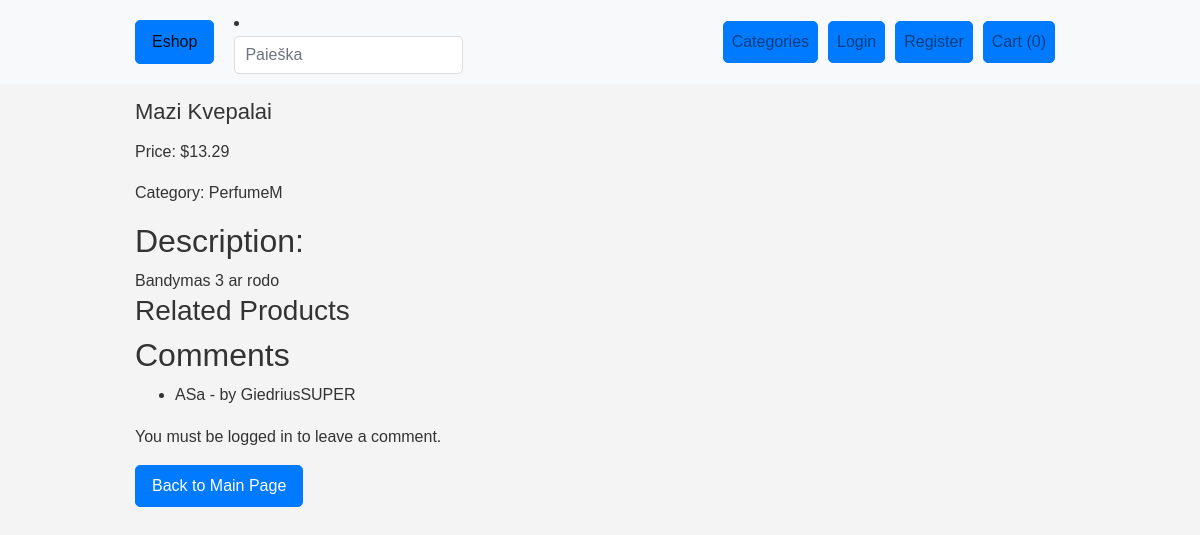
/product/8/, run on an earlier commit of the app's database.
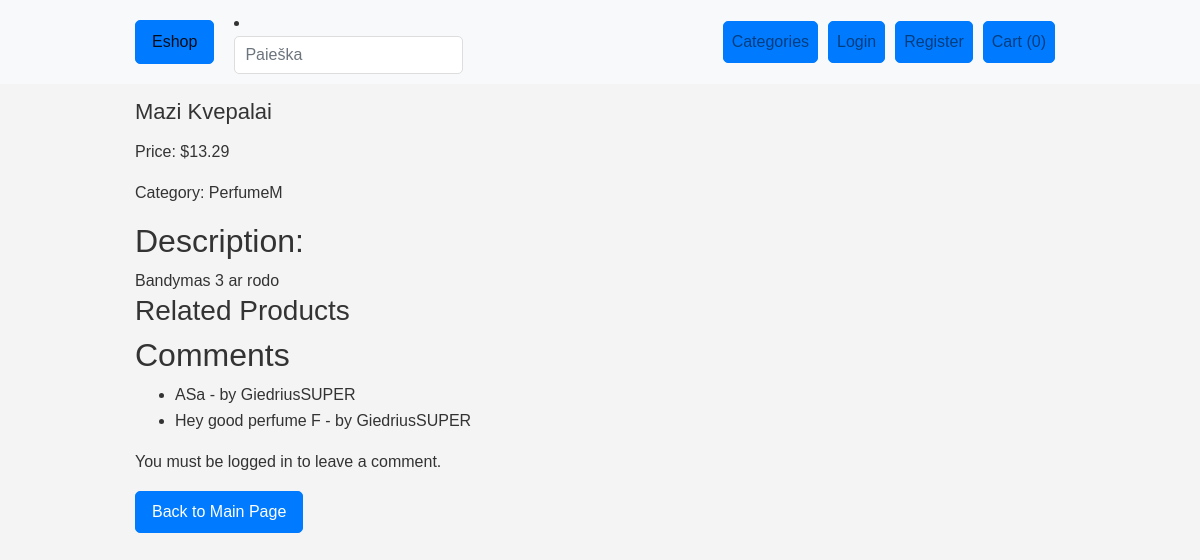
And on a later commit of the database.
### eshopas_app/models.py (models this page shows, shortened)
class Product(models.Model):
    product_id = models.IntegerField(default=0)
    name = models.CharField(max_length=100)
    price = models.DecimalField(max_digits=10, decimal_places=2)
    category = models.ForeignKey(Category, on_delete=models.CASCADE, default=1)
    image = models.ImageField(upload_to='product_images/', blank=True, null=True)
    thumbnail = ImageSpecField(source='image', processors=[ResizeToFill(150, 200)], format='JPEG', options={'quality': 90})
    is_featured = models.BooleanField(default=True)
    stock = models.PositiveIntegerField(default=0)
    sales_discount = models.FloatField(default=0.0)
    discount = models.FloatField(default=0.0)
    description = models.TextField(blank=True)

class Category(models.Model):
    name = models.CharField(max_length=100)
    type = models.SlugField(max_length=100, unique=True)
    description = models.TextField(blank=True)

class ProductComment(models.Model):
    product = models.ForeignKey(Product, on_delete=models.CASCADE, related_name='comments')
    user = models.ForeignKey(User, on_delete=models.CASCADE)
    comment = models.TextField(max_length=150)

### eshopas_app/views.py (the view)
# urls.py: path('product/<int:product_id>/', views.product_detail, name='product_detail'),
def product_detail(request, product_id):
    product = get_object_or_404(Product, pk=product_id)
    comments = ProductComment.objects.filter(product=product)
    form = ProductCommentForm()
    return render(request, 'product_detail.html', {'product': product, 'comments': comments, 'form': form})

### eshopas_app/forms.py
class ProductCommentForm(forms.Form):
    comment = forms.CharField(widget=forms.Textarea(attrs={'rows': 4}))

### eshopas_app/templatetags/myfilters.py (called while the page is built, shortened)
@register.filter
def cart_total(cart):
    if not cart:
        return 0

### eshopas_app/templates/product_detail.html (shortened to what this page needs)
{% extends 'base.html' %}
{% block content %}
  <h1>{{ product.name }}</h1>
  <p>Price: ${{ product.price }}</p>
  <p>Category: {{ product.category.name }}</p>
  <h2>Description:</h2>
  <div>{{ product.description|safe }}</div>
  <h3>Related Products</h3>
  {% if comments %}
    <h2>Comments</h2>
    <ul>
      {% for comment in comments %}
        <li>{{ comment.comment }} - by {{ comment.user.username }}</li>
      {% endfor %}
    </ul>
  {% else %}
    <p>No comments yet.</p>
  {% endif %}
  {% if user.is_authenticated %}
    <h2>Add Comment</h2>
    <form method="post" action="{% url 'add_comment' product.id %}">
      {% csrf_token %}
      {{ form.as_p }}
      <button type="submit">Submit Comment</button>
    </form>
  {% else %}
    <p>You must be logged in to leave a comment.</p>
  {% endif %}
  <a href="{% url 'index' %}" class="btn btn-primary">Back to Main Page</a>
{% endblock %}

### eshopas_app/templates/base.html (shortened to what this page needs)
<!DOCTYPE html>
{% load static %}
{% load myfilters %}
<link href="{% static 'css/styles.css' %}" rel="stylesheet">
<html lang="en">
<head>
    <link rel="stylesheet" href="https://stackpath.bootstrapcdn.com/bootstrap/4.1.3/css/bootstrap.min.css">
    <link rel="stylesheet" type="text/css" href="{% static 'css/styles.css' %}">
</head>
<body>
<nav class="navbar navbar-expand-lg navbar-light bg-light">
    <div class="container">
        <a class="navbar-brand btn btn-primary" href="/">Eshop</a>
        <li>
    <form action="{% url 'search' %}" method="get" class="form-inline my-2 my-md-0">
    <input name="query" class="form-control" type="text" placeholder="Paieška">
    </form>
        </li>
        <div class="collapse navbar-collapse" id="navbarNavAltMarkup">
            <div class="navbar-nav ml-auto">
                <a class="nav-item nav-link btn btn-primary" href="/category/">Categories</a>
                {% if user.is_authenticated %}
                    <a class="nav-item nav-link btn btn-primary" href="/profile/">Profile</a>
                    <a class="nav-item nav-link btn btn-primary" href="/logout/">Logout</a>
                {% else %}
                    <a class="nav-item nav-link btn btn-primary" href="/login/">Login</a>
                    <a class="nav-item nav-link btn btn-primary" href="/register/">Register</a>
                {% endif %}
                <a class="nav-item nav-link btn btn-primary" href="/cart-detail/">Cart ({{ request.session.cart|cart_total }})</a>
            </div>
        </div>
    </div>
</nav>
    <div class="container">
      {% block content %}
      {% endblock %}
    </div>
</body>
</html>

### static/css/styles.css (style rules this page uses)
body { font-family: Arial, sans-serif; line-height: 1.6; color: #333; background-color: #f4f4f4; margin: 0; padding: 0; }
.container { width: 80%; margin: auto; overflow: hidden; }
h1 { font-size: 22px; line-height: 1.6; margin: 10px 0; }
form { margin: 20px 0; }
form input[type="text"], form input[type="email"], form textarea { width: 100%; padding: 10px; border-radius: 5px; border: 1px solid #ddd; }
.btn { border-radius: 5px; padding: 8px 16px; font-size: 16px; text-align: center; text-decoration: none; cursor: pointer; transition: background-color 0.3s ease; }
.btn-primary { color: #ffffff; background-color: #007bff; border-color: #007bff; }
.navbar { padding: 10px 0; }
.navbar-brand { margin-right: 20px; }
.navbar-nav .btn { margin-right: 10px; }

What changed in the data, as far as the page shows it:
added ProductComment: comment "Hey good perfume F", user.username "GiedriusSUPER"
